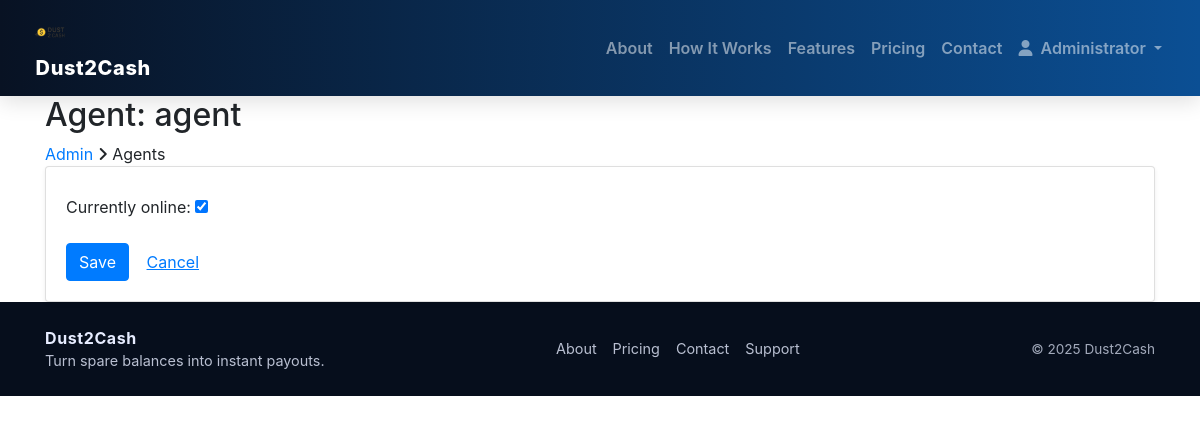
Before: /console/agents/1/edit/ (signed in) with the older database file.
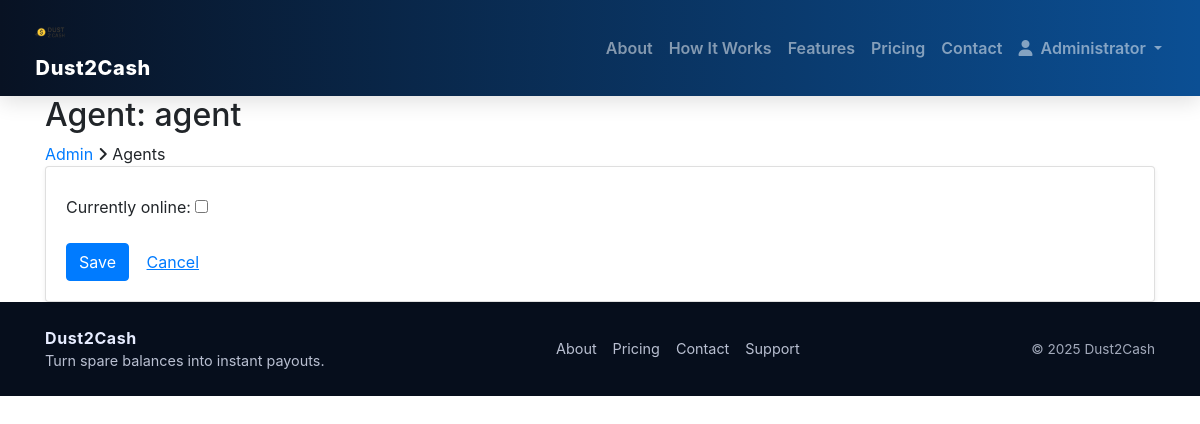
After: the same page with the newer database file.
### core/models.py (models this page shows, shortened)
class AgentProfile(models.Model):
    user = models.OneToOneField(User, on_delete=models.CASCADE, related_name='agent_profile')
    is_online = models.BooleanField(default=False)
    last_online = models.DateTimeField(null=True, blank=True)
    def __str__(self):
        return f"Agent: {self.user.username}"

### core/views.py (the view)
# urls.py: path('console/agents/<int:pk>/edit/', views.AdminAgentUpdateView.as_view(), name='admin_agent_edit'),
@method_decorator(staff_member_required, name='dispatch')
class AdminAgentUpdateView(UpdateView):
    model = AgentProfile
    fields = ['is_online']
    template_name = 'admin/agent_form.html'
    success_url = reverse_lazy('admin_agents')
    def get_form(self, form_class=None):
        form = super().get_form(form_class)
        form.fields['is_online'].label = 'Currently online'
        return form

### core/context_processors.py (called while the page is built, shortened)
def dust2cash_settings(request):
    return {
        'settings': {
            'buying_rate_per_usdt': 100.00,
            'transaction_fee_percent': 1.50,
            'min_trade_amount_usdt': 5.00,
        },
        'now': {
            'year': 2025  # you can replace with datetime.now().year
        }
    }

def user_portal(request):
    dashboard_url = None
    role = 'guest'
    if request.user.is_authenticated:
        if request.user.is_staff:
            dashboard_url = 'admin_dashboard'
            role = 'admin'
    return {
        'user_portal': {
            'dashboard_url': dashboard_url,
            'role': role,
        }
    }

### core/templates/admin/agent_form.html (shortened to what this page needs)
{% extends 'base.html' %}
{% block content %}
<section class="page-info-section">
  <div class="container">
    <h2>{{ view.object|default:'Create Agent' }}</h2>
    <div class="site-beradcamb">
      <a href="/console/">Admin</a>
      <span><i class="fa fa-angle-right"></i> Agents</span>
    </div>
  </div>
</section>
<section class="spad">
  <div class="container">
    <div class="card shadow-sm">
      <div class="card-body">
        <form method="post">
          {{ form.as_p }}
          <button class="btn btn-primary">Save</button>
          <a class="btn btn-link" href="/console/agents/">Cancel</a>
        </form>
      </div>
    </div>
  </div>
</section>
{% endblock %}

Changed rows visible on the page:
changed AgentProfile "Agent: agent": is_online "☑" → "☐"
